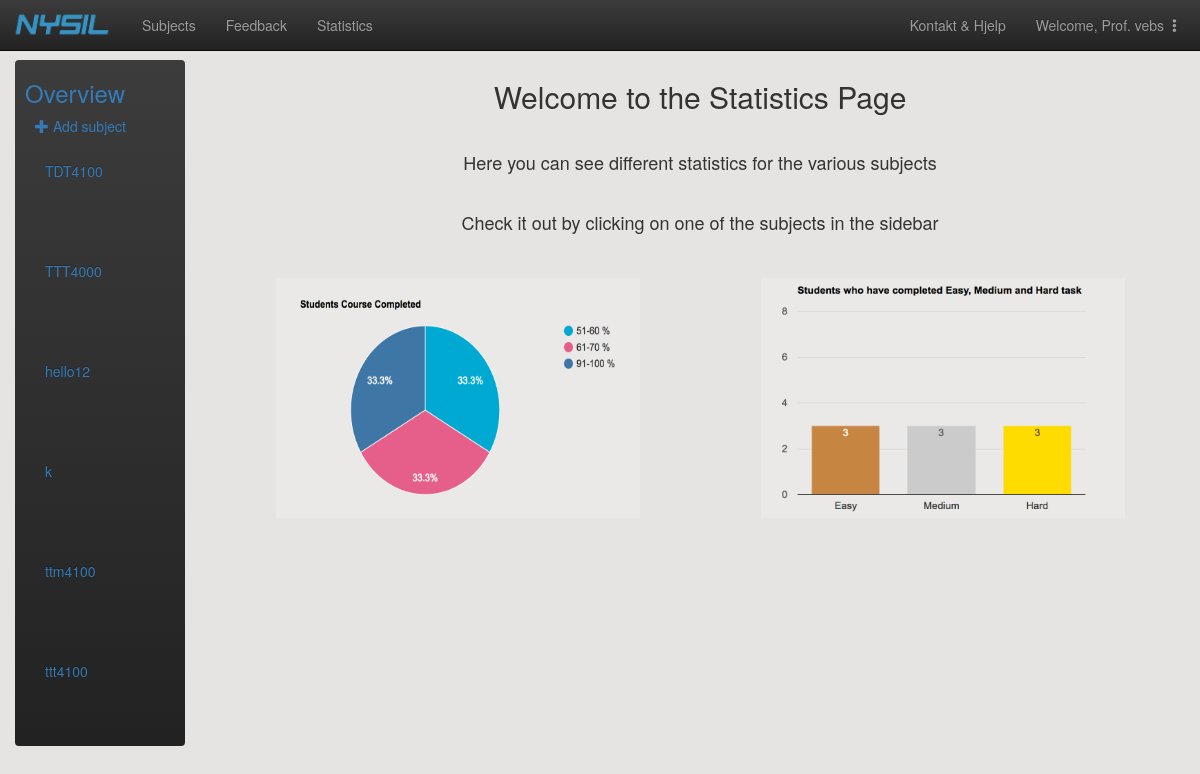
The page /adminpage/statistics/ (signed in) on the database as committed earlier.
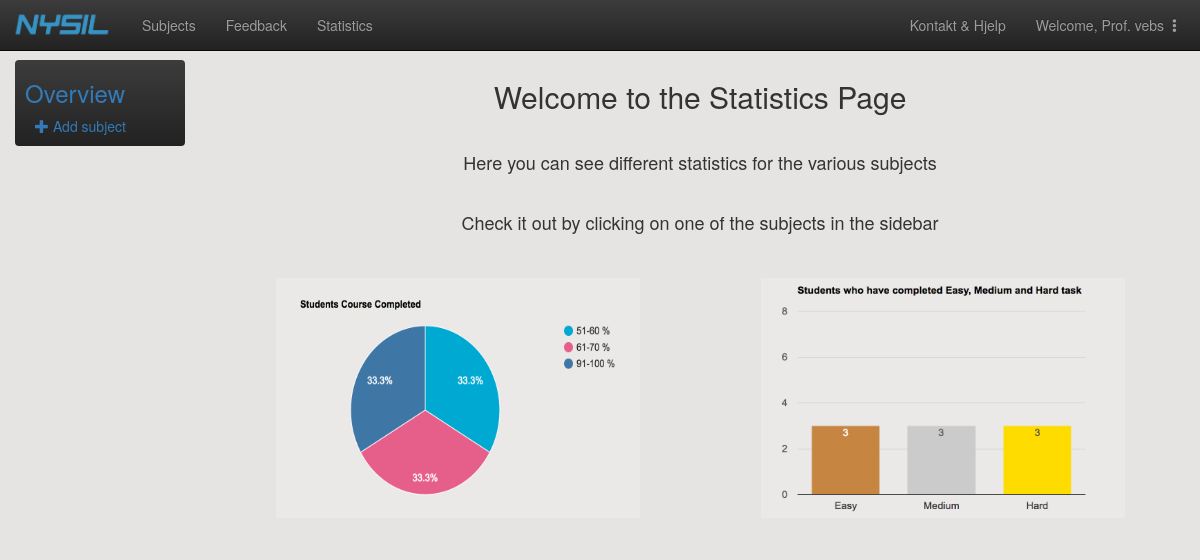
The same page on the database as committed later.
### main/models.py (models this page shows)
class Subject(models.Model):
    subject_code = models.CharField(max_length=20, primary_key=True) # primary key
    subject_name = models.CharField(max_length=30)
    professor_firstname = models.CharField(max_length=30)
    professor_lastname = models.CharField(max_length=30)
    professor_email = models.EmailField()
    class Meta:
        ordering = ['subject_code']
    def __str__(self):
        return self.subject_code
    def get_full_name(self):
        return self.professor_firstname + " " + self.professor_lastname
    get_full_name.short_description = 'Professor' # headline of professor-column in the admin-table

### stats/views.py (the view)
def statistics_index(request):
    if not user_authenticated(request.user):
        return render(request, 'main/login.html')
    context = {'subjects': Subject.objects.all()}
    return render(request, 'stats/statistics_index.html',context)

### stats/views.py (called while the page is built)
def user_authenticated(user):
    if not user.is_authenticated():
        return False
    return True

### stats/templates/stats/statistics_index.html (shortened to what this page needs)
{% extends 'adminpage/subject_overview.html' %}
{% load static %}
{% block subjects %}
    {% for subject in subjects %}
        <div class="collapse navbar-collapse" id="id_subject_overview_menu">
            <ul class="nav navbar-nav navbar-left" style="width:120px">
                <li style="float:left">
                    <a href="{% url 'stats:subject_overview' subject_pk=subject.pk %}" style="color:#337AB7;width:150px">
                        {{ subject }}
                    </a>
                </li>
            </ul>
            <ul class="nav navbar-nav navbar-right" id="id_nav_drop" style="width:-10px">
                <li class="dropdown">
                </li>
            </ul>
        </div>
    {% endfor %}
{% endblock %}
{% block extension%}
    <div class="col-md-10">
        <div class="text-center">
            <h2>Welcome to the Statistics Page</h2>
            <br>
            <h4>Here you can see different statistics for the various subjects</h4>
            <br>
            <h4>Check it out by clicking on one of the subjects in the sidebar</h4>
            <br>
        </div>
        <div class="modal-body row">
            <div class="col-md-6 text-center">
                <img src="{% static 'stats/img/pic1.png'%}" style="width:80%; height:30vh">
            </div>
            <div class="col-md-6 text-center">
                <img src="{% static 'stats/img/pic2.png'%}" style="width:80%; height:30vh">
            </div>
        </div>
    </div>
{% endblock %}

### adminpage/templates/adminpage/subject_overview.html (shortened to what this page needs)
{% extends 'adminpage/admin_header.html' %}
{% block content %}
    <div class="container-fluid">
      <div class="row">
        <div class="col-sm-3 col-md-2 sidebar">
          <ul class="nav nav-sidebar navbar-inverse">
              <li ><p id="id_fagoversikt"><h3 id="id_fagoversikt_text" style="color:#337AB7;margin-left:10px">Overview</h3><span class="sr-only">(current)</span></p></li>
              <p class="center-large" style="margin-left:20px"><a href="{% url 'adminpage:new_subject' %}"><span class="glyphicon glyphicon-plus"></span>  Add subject</a></p>
              {% block subjects %}{% endblock %}
          </ul>
        </div>
    {% block extension %}
    {% endblock %}
    </div>
</div>
{% endblock%}

### adminpage/templates/adminpage/admin_header.html (shortened to what this page needs)
<!DOCTYPE html>
<html lang="en">
<head>
    {% load static %}
    <link rel="stylesheet" href="{% static 'adminpage/css/customize.css' %}" type="text/css">
	<link rel="stylesheet" href="https://maxcdn.bootstrapcdn.com/bootstrap/3.3.7/css/bootstrap.min.css"
>
	<link rel="stylesheet" href="https://maxcdn.bootstrapcdn.com/bootstrap/3.3.7/css/bootstrap-theme.min.css"
>
    <link rel="stylesheet" href="{% static 'main/css/header.css'%}" type = "text/css"/>
</head>
<body class="body" style="background-color: #E5E4E2;">
<div id="wrapper">
        <br>
        <br>
        <br>
        <nav class="navbar navbar-inverse navbar-fixed-top">
            <div class="container-fluid">
                <div class="navbar-header">
                    <a href="{% url 'main:index' %}" class="navbar-brand"><img src="{% static 'main/img/ny_logo.png'%}" style="width:100px;height:27px;margin-top:-4px;margin-left:-3px"></a>
                </div>
                <div class="collapse navbar-collapse" id="mainNavBar">
                    <ul class="nav navbar-nav">
                        <li><a href="{% url 'adminpage:subject_overview' %}">Subjects</a></li>
                        <li><a href="{% url 'adminpage:tilbakemeldinger' %}">Feedback</a></li>
                        <li><a href="{% url 'stats:statistics_index'%}">Statistics</a></li>
                    </ul>
                    <ul class="nav navbar-nav navbar-right">
                        <li><a href="#">Kontakt & Hjelp</a></li>
                        <li class="dropdown">
                            <li class="dropdown">
                                <a href="#" class="dropdown-toggle" data-toggle="dropdown" style="margin-right: 15px">
                                    Welcome, Prof. {{user}}
                                    <span class="glyphicon glyphicon-option-vertical" style="width:2px;height:2px"></span></a>
                            </li>
				        </li>
                    </ul>
                </div>
            </div>
        </nav>
    </div>
    {% block content %}
    {% endblock%}
<footer id="footer">
</footer>
</body>

Rows that differ between the two databases and show on the page:
removed Subject: subject_code "TDT4100"
removed Subject: subject_code "TTT4000"
removed Subject: subject_code "hello12"
removed Subject: subject_code "k"
removed Subject: subject_code "ttm4100"
removed Subject: subject_code "ttt4100"
